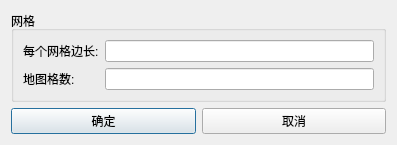
<?xml version="1.0" encoding="UTF-8"?>
<ui version="4.0">
 <class>NewTerrain</class>
 <widget class="QDialog" name="NewTerrain">
  <property name="geometry">
   <rect>
    <x>0</x>
    <y>0</y>
    <width>397</width>
    <height>133</height>
   </rect>
  </property>
  <property name="windowTitle">
   <string>新建地形</string>
  </property>
  <layout class="QVBoxLayout" name="verticalLayout">
   <item>
    <widget class="QGroupBox" name="groupBox_3">
     <property name="title">
      <string>网格</string>
     </property>
     <layout class="QFormLayout" name="formLayout">
      <property name="fieldGrowthPolicy">
       <enum>QFormLayout::AllNonFixedFieldsGrow</enum>
      </property>
      <item row="0" column="0">
       <widget class="QLabel" name="label_6">
        <property name="text">
         <string>每个网格边长:</string>
        </property>
       </widget>
      </item>
      <item row="1" column="0">
       <widget class="QLabel" name="label_7">
        <property name="text">
         <string>地图格数:</string>
        </property>
       </widget>
      </item>
      <item row="0" column="1">
       <widget class="QLineEdit" name="lineEdit_6"/>
      </item>
      <item row="1" column="1">
       <widget class="QLineEdit" name="lineEdit_7"/>
      </item>
     </layout>
    </widget>
   </item>
   <item>
    <layout class="QHBoxLayout" name="horizontalLayout">
     <item>
      <widget class="QPushButton" name="okButton">
       <property name="text">
        <string>确定</string>
       </property>
      </widget>
     </item>
     <item>
      <widget class="QPushButton" name="cancelButton">
       <property name="text">
        <string>取消</string>
       </property>
      </widget>
     </item>
    </layout>
   </item>
  </layout>
 </widget>
 <resources/>
 <connections>
  <connection>
   <sender>okButton</sender>
   <signal>clicked()</signal>
   <receiver>NewTerrain</receiver>
   <slot>accept()</slot>
   <hints>
    <hint type="sourcelabel">
     <x>139</x>
     <y>219</y>
    </hint>
    <hint type="destinationlabel">
     <x>149</x>
     <y>235</y>
    </hint>
   </hints>
  </connection>
  <connection>
   <sender>cancelButton</sender>
   <signal>clicked()</signal>
   <receiver>NewTerrain</receiver>
   <slot>reject()</slot>
   <hints>
    <hint type="sourcelabel">
     <x>259</x>
     <y>214</y>
    </hint>
    <hint type="destinationlabel">
     <x>287</x>
     <y>236</y>
    </hint>
   </hints>
  </connection>
 </connections>
</ui>
